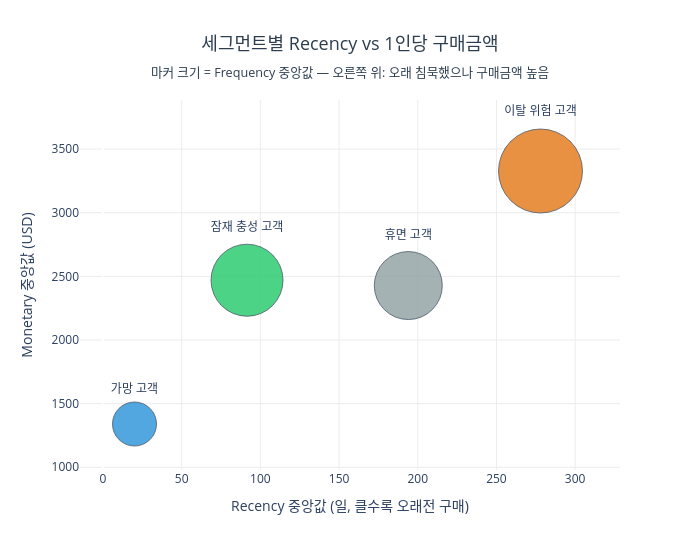

The notebook cell this image was saved under:
### Code cell
fig = go.Figure()
for _, row in seg_summary.iterrows():
    seg = row['세그먼트']
    fig.add_trace(go.Scatter(
        x=[row['Recency_중앙값']],
        y=[row['Monetary_중앙값']],
        mode='markers+text',
        marker=dict(
            size=row['Frequency_중앙값'] * 4 + 8,
            color=seg_color.get(seg, '#cccccc'),
            line=dict(color='#2c3e50', width=0.8),
            opacity=0.85
        ),
        text=[seg],
        textposition='top center',
        name=seg,
        showlegend=False,
    ))

fig.update_layout(
    title=dict(
        text='세그먼트별 Recency vs 1인당 구매금액<br><sub>마커 크기 = Frequency 중앙값 — 오른쪽 위: 오래 침묵했으나 구매금액 높음</sub>',
        font=dict(size=18, color='#2c3e50'), x=0.5, xanchor='center'
    ),
    xaxis=dict(title='Recency 중앙값 (일, 클수록 오래전 구매)', gridcolor='#ececec'),
    yaxis=dict(title='Monetary 중앙값 (USD)', gridcolor='#ececec'),
    plot_bgcolor='white',
    width=700,
    height=550,
)
fig.show()

### Figure 1 — Plotly figure (JSON) as saved in the notebook; plotly's stock layout.template omitted (floating-point values rounded to 4 significant figures)
{"data": [{"marker": {"color": "#2ecc71", "line": {"color": "#2c3e50", "width": 0.8}, "opacity": 0.85, "size": 72}, "mode": "markers+text", "name": "잠재 충성 고객", "showlegend": false, "text": ["잠재 충성 고객"], "textposition": "top center", "type": "scatter", "x": [91.5], "y": [2470.0]}, {"marker": {"color": "#95a5a6", "line": {"color": "#2c3e50", "width": 0.8}, "opacity": 0.85, "size": 68}, "mode": "markers+text", "name": "휴면 고객", "showlegend": false, "text": ["휴면 고객"], "textposition": "top center", "type": "scatter", "x": [194], "y": [2428.0]}, {"marker": {"color": "#3498db", "line": {"color": "#2c3e50", "width": 0.8}, "opacity": 0.85, "size": 44}, "mode": "markers+text", "name": "가망 고객", "showlegend": false, "text": ["가망 고객"], "textposition": "top center", "type": "scatter", "x": [20], "y": [1340.0]}, {"marker": {"color": "#e67e22", "line": {"color": "#2c3e50", "width": 0.8}, "opacity": 0.85, "size": 84}, "mode": "markers+text", "name": "이탈 위험 고객", "showlegend": false, "text": ["이탈 위험 고객"], "textposition": "top center", "type": "scatter", "x": [278], "y": [3328.0]}], "layout": {"height": 550, "plot_bgcolor": "white", "title": {"font": {"color": "#2c3e50", "size": 18}, "text": "세그먼트별 Recency vs 1인당 구매금액<br><sub>마커 크기 = Frequency 중앙값 — 오른쪽 위: 오래 침묵했으나 구매금액 높음</sub>", "x": 0.5, "xanchor": "center"}, "width": 700, "xaxis": {"gridcolor": "#ececec", "title": {"text": "Recency 중앙값 (일, 클수록 오래전 구매)"}}, "yaxis": {"gridcolor": "#ececec", "title": {"text": "Monetary 중앙값 (USD)"}}}}
